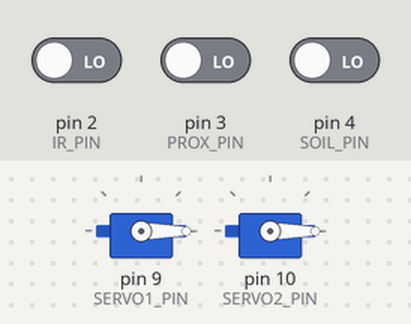
Recording of a sketch running on a simulated Arduino Uno, built with avr-gcc and run on an emulated ATmega328P. Parts: 2 × servo. The inputs (shaded band) are chosen by the test bench; at power-on: pin 2 (IR_PIN) LOW, pin 3 (PROX_PIN) LOW, pin 4 (SOIL_PIN) LOW. What the sketch prints to the serial monitor is not drawn.

Above: at 1.2 s.
1.3 s: pin 2 (IR_PIN) driven HIGH
At 2.2 s:
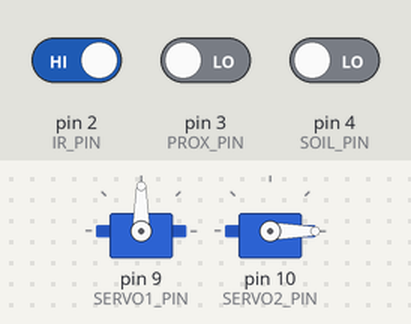
2.8 s: pin 3 (PROX_PIN) driven HIGH
At 5.7 s:
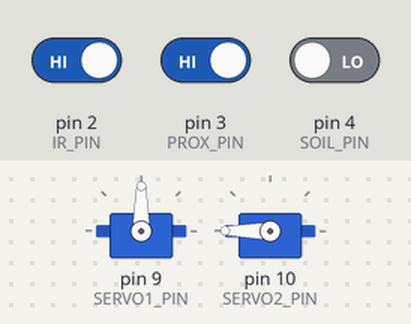
5.8 s: pin 2 (IR_PIN) driven LOW
At 8.7 s:
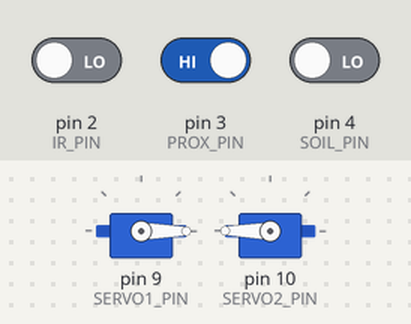
8.8 s: pin 4 (SOIL_PIN) driven HIGH
At 11.7 s:
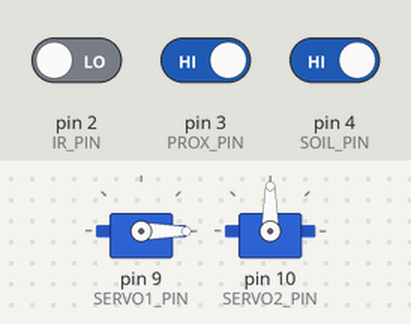
11.8 s: pin 4 (SOIL_PIN) driven LOW
At 12.5 s:
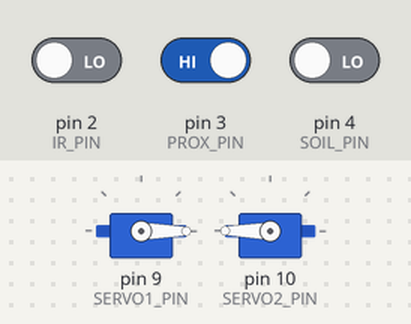
13.4 s: pin 3 (PROX_PIN) driven LOW
At 15.9 s:
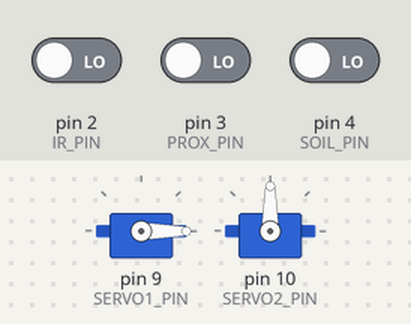
Timing chart, 0 to 17.4 s (numbered marks = the images above; inputs shaded):
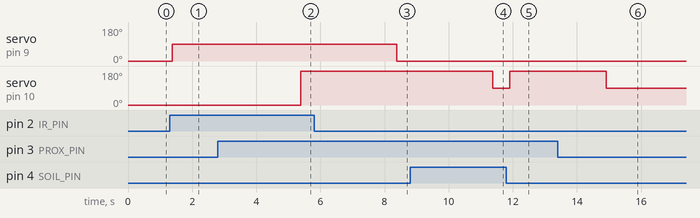

Measured:
- after the input at 1.3 s, servo on pin 9 (SERVO1_PIN): 0° → 90° after 0.08 s
- after the input at 2.8 s, servo on pin 10 (SERVO2_PIN): 0° → 180° after 2.6 s
- after the input at 5.8 s, servo on pin 9 (SERVO1_PIN): 90° → 0° after 2.6 s; servo on pin 10 (SERVO2_PIN): stays 180° (without the input it goes to 90° after 2.6 s)
- after the input at 8.8 s, servo on pin 10 (SERVO2_PIN): 180° → 90° after 2.6 s
- after the input at 11.8 s, servo on pin 10 (SERVO2_PIN): 90° → 180° after 0.11 s
- after the input at 13.4 s, servo on pin 10 (SERVO2_PIN): 180° → 90° after 1.5 s

The sketch:

IR_METAL_SOIL_2SERVO.ino
```cpp
#include <Servo.h>

// ----------- SERVO OBJECTS ------------
Servo servo1;  // Proximity + Soil
Servo servo2;  // Extra / optional

// ----------- PIN DEFINITIONS ----------
#define IR_PIN 2
#define PROX_PIN 3
#define SOIL_PIN 4

#define SERVO1_PIN 9
#define SERVO2_PIN 10

// ----------- SOIL THRESHOLD -----------
int soilThreshold = 500;  // adjust after testing

void setup() {
  pinMode(IR_PIN, INPUT);
  pinMode(PROX_PIN, INPUT);
  pinMode(SOIL_PIN, INPUT);

  servo1.attach(SERVO1_PIN);
  servo2.attach(SERVO2_PIN);

  servo1.write(0);  // initial position
  servo2.write(0);

  Serial.begin(9600);
  Serial.println("System Ready");
}

void loop() {

  int proxState = digitalRead(PROX_PIN);
  int irState = digitalRead(IR_PIN);
  int soilValue = digitalRead(SOIL_PIN);

  Serial.print("Proximity: ");
  Serial.print(proxState);
  Serial.print(" | Soil: ");
  Serial.println(soilValue);

  if (irState == HIGH) {
    Serial.println("IR HIGH → IR Servo OPEN");
    servo1.write(90);
    delay(2000);
  } else {
    Serial.println("IR LOW → IR Servo CLOSE");
    servo1.write(0);
  }

  // ----------- MAIN CONDITION ----------
  // if (proxState == HIGH) {  // object detected
  //   servo2.write(90);
  //   delay(2000);
  // } else {
  //   servo2.write(0);
  //   delay(2000);
  // }

  // if (soilValue == HIGH) {
  //   servo2.write(-90);
  //   delay(1000);
  // } else {
  //   servo2.write(0);
  //   delay(2000);
  // }

  if (proxState == HIGH && soilValue == LOW) {
    Serial.println("Servo +90");
    servo2.write(180);   // +90
    delay(3000);
    servo2.write(90);    // back to center
  }

  // -------- -90 DEGREE --------
  else if (soilValue == HIGH && proxState == LOW) {
    Serial.println("Servo -90");
    servo2.write(0);     // -90
    delay(3000);
    servo2.write(90);    // back to center
  }
}
```
